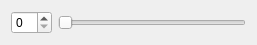
<?xml version="1.0" encoding="UTF-8"?>
<ui version="4.0">
 <class>smallWideget</class>
 <widget class="QWidget" name="smallWideget">
  <property name="geometry">
   <rect>
    <x>0</x>
    <y>0</y>
    <width>257</width>
    <height>40</height>
   </rect>
  </property>
  <property name="windowTitle">
   <string>Form</string>
  </property>
  <layout class="QHBoxLayout" name="horizontalLayout">
   <item>
    <widget class="QSpinBox" name="spinBox"/>
   </item>
   <item>
    <widget class="QSlider" name="horizontalSlider">
     <property name="orientation">
      <enum>Qt::Horizontal</enum>
     </property>
    </widget>
   </item>
  </layout>
 </widget>
 <resources/>
 <connections/>
</ui>
